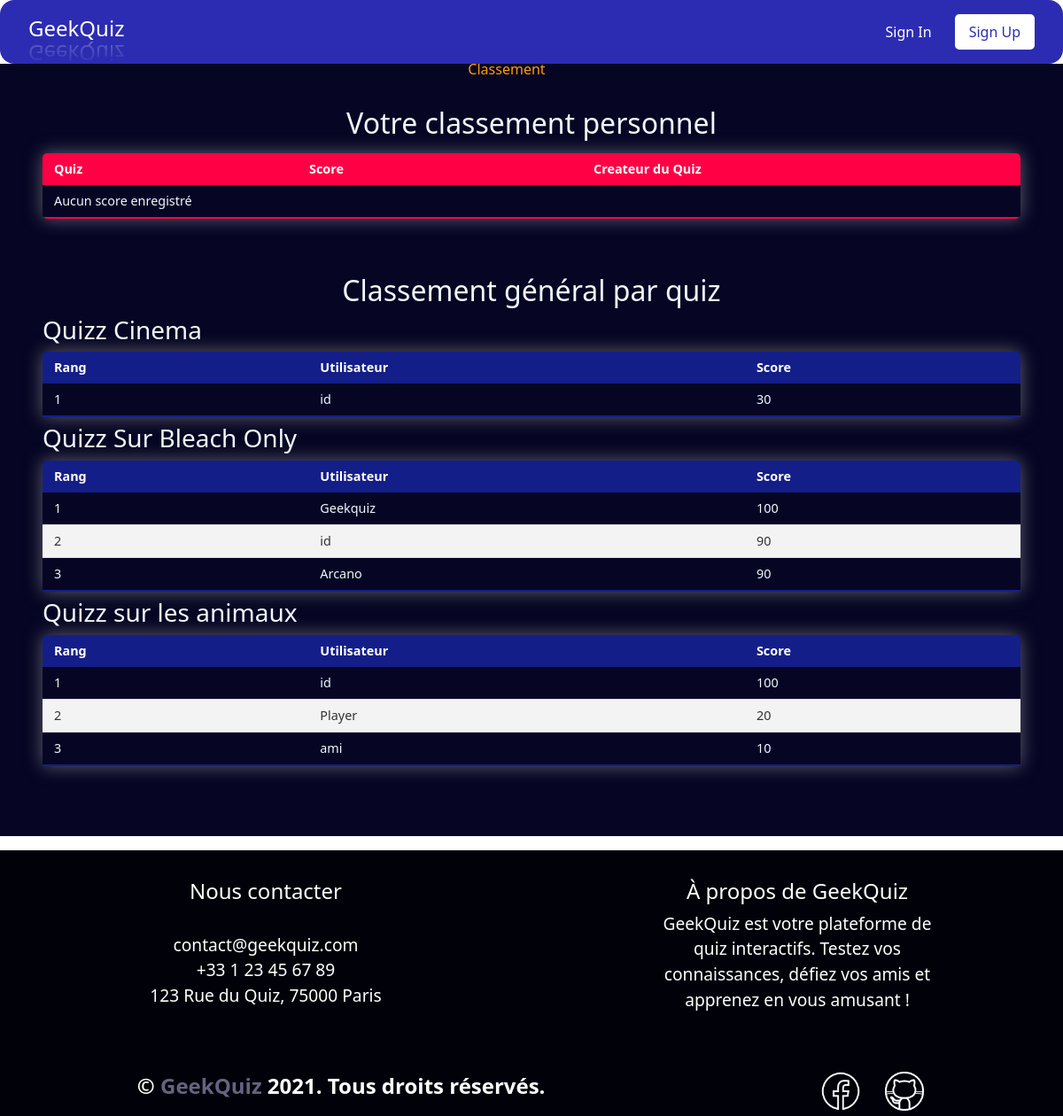
Page /rankings.php on the committed database.
### tables this page shows
CREATE TABLE IF NOT EXISTS `scores` (
  `id` int(11) NOT NULL AUTO_INCREMENT,
  `user_id` int(11) NOT NULL,
  `quiz_id` int(11) NOT NULL,
  `score` int(11) NOT NULL,
  PRIMARY KEY (`id`),
  UNIQUE KEY `user_id` (`user_id`,`quiz_id`),
  KEY `quiz_id` (`quiz_id`)
);

CREATE TABLE IF NOT EXISTS `formulaire` (
  `id` int(11) NOT NULL AUTO_INCREMENT,
  `username` varchar(255) NOT NULL,
  `email` varchar(255) NOT NULL,
  `password` varchar(255) NOT NULL,
  PRIMARY KEY (`id`)
);

### rankings.php (the view, shortened to what this page needs)
<?php
require 'database.php';
$stmt = $pdo->prepare('
    SELECT q.id AS quiz_id, q.name AS quiz_name, f.username, s.score,
           ROW_NUMBER() OVER (PARTITION BY q.id ORDER BY s.score DESC) as rank
    FROM scores s
    JOIN quizzes q ON s.quiz_id = q.id
    JOIN formulaire f ON s.user_id = f.id
    ORDER BY q.name, s.score DESC
');
$stmt->execute();
$generalRankings = $stmt->fetchAll();
function regroupeParQuiz($generalRankings) {
    $quizRankings = [];
    foreach ($generalRankings as $ranking) {
        $quizId = $ranking['quiz_id'];
        $quizName = $ranking['quiz_name'];
        if (!isset($quizRankings[$quizId])) {
            $quizRankings[$quizId] = [
                'name' => $quizName,
                'rankings' => []
            ];
        }
        $quizRankings[$quizId]['rankings'][] = $ranking;
    }
    return $quizRankings;
}
$quizRankings = regroupeParQuiz($generalRankings);
?>
<!DOCTYPE html>
<html lang="fr">
<head>
    <link rel="stylesheet" href="assets/css/style.css">
    <link rel="stylesheet" href="assets/css/header.css">
    <link rel="stylesheet" href="assets/css/rank.css">
    <link rel="stylesheet" href="assets/css/respoheader.css">
    <link href="https://cdn.jsdelivr.net/npm/bootstrap@5.3.3/dist/css/bootstrap.min.css" rel="stylesheet">
</head>
<body>
<?php require 'header.php'; ?>
    <main>
        <div>
            <h2 class="rankings-title">Votre classement personnel</h2>
            <table class="personal-table">
                <thead>
                    <tr>
                        <th>Quiz</th>
                        <th>Score</th>
                        <th>Createur du Quiz</th>
                    </tr>
                </thead>
                <tbody>
                    <?php if (empty($personalRankings)):?>
                        <tr>
                            <td colspan="2">Aucun score enregistré</td>
                        </tr>
                    <?php endif; ?>
                </tbody>
            </table>
        </div>
        <div>
        <h2 class="rankings-title">Classement général par quiz</h2>
        <?php if (!empty($quizRankings)):?>
            <?php foreach ($quizRankings as $quiz): ?>
                <h3><?= htmlspecialchars($quiz['name']) ?></h3>
                <table class="rankings-table">
                    <thead>
                        <tr>
                            <th>Rang</th>
                            <th>Utilisateur</th>
                            <th>Score</th>
                        </tr>
                    </thead>
                    <tbody>
                        <?php if (!isset($_SESSION['username'])):?>
                            <?php foreach ($quiz['rankings'] as $ranking): ?>
                                <tr>
                                    <td><?= $ranking['rank'] ?></td>
                                    <td><?= htmlspecialchars($ranking['username']) ?></td>
                                    <td><?= $ranking['score'] ?></td>
                                </tr>
                            <?php endforeach;?>
                            <?php endif;?>
                    </tbody>
                </table>
            <?php endforeach; ?>
            <br>
        <?php else: ?>
            <h2>Aucun quiz disponible</h2>
        <?php endif;?>
        </div>
    </main>
<?php require 'footer1.php'; ?>
</body>
</html>

### assets/css/style.css (style rules this page uses)
main { background-color: #060624; margin-bottom: 1em; padding-bottom: 1em; }

### assets/css/rank.css (style rules this page uses)
main { display: flex; flex-direction: column; justify-content: center; gap: 3em; padding: 3em; align-items: center; color: aliceblue; }
main div { width: 100%; }
.rankings-title { text-align: center; }
.rankings-table { border-collapse: collapse; margin: 0.5em 0; font-size: 0.9em; width: 100%; min-width: 400px; border-radius: 5px 5px 0 0; overflow: hidden; box-shadow: 0 0 20px rgba(174, 171, 171, 0.541); }
.rankings-table thead tr { background-color: #141e88; color: #ffffff; text-align: left; }
.rankings-table th, .rankings-table td { padding: 0.5em 0.9em; }
.rankings-table tbody tr { border-bottom: 1px solid #dddddd; }
.rankings-table tbody tr:nth-of-type(even) { background-color: #f3f3f3; color: #333333; }
.rankings-table tbody tr:last-of-type { border-bottom: 2px solid #141e88; }
.personal-table { border-collapse: collapse; margin: 1em 0; font-size: 0.9em; width: 100%; min-width: 400px; border-radius: 5px; overflow: hidden; box-shadow: 0 0 20px rgba(174, 171, 171, 0.541); }
.personal-table thead tr { background-color: #ff0045; color: #ffffff; text-align: left; }
.personal-table th, .personal-table td { padding: 0.5em 0.9em; }
.personal-table tbody tr { border-bottom: 1px solid #dddddd; }
.personal-table tbody tr:last-of-type { border-bottom: 2px solid #ff0045; }

### rows in the picture
scores: rank "1", user.username "id", score "30"
scores: rank "1", user.username "Geekquiz", score "100"
scores: rank "2", user.username "id", score "90"
scores: rank "3", user.username "Arcano", score "90"
scores: rank "1", user.username "id", score "100"
scores: rank "2", user.username "Player", score "20"
scores: rank "3", user.username "ami", score "10"

### other values in the picture
$quiz['name'] "Quizz Cinema"
$quiz['name'] "Quizz Sur Bleach Only"
$quiz['name'] "Quizz sur les animaux"
